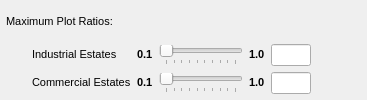
                   <widget class="QWidget" name="widget_15" native="true">
                    <property name="minimumSize">
                     <size>
                      <width>0</width>
                      <height>10</height>
                     </size>
                    </property>
                    <layout class="QGridLayout" name="gridLayout_15">
                     <property name="leftMargin">
                      <number>6</number>
                     </property>
                     <property name="topMargin">
                      <number>6</number>
                     </property>
                     <property name="rightMargin">
                      <number>6</number>
                     </property>
                     <property name="bottomMargin">
                      <number>6</number>
                     </property>
                     <item row="1" column="3">
                      <widget class="QSlider" name="plotratio_ind_slider">
                       <property name="minimum">
                        <number>10</number>
                       </property>
                       <property name="maximum">
                        <number>100</number>
                       </property>
                       <property name="orientation">
                        <enum>Qt::Horizontal</enum>
                       </property>
                       <property name="tickPosition">
                        <enum>QSlider::TicksBelow</enum>
                       </property>
                       <property name="tickInterval">
                        <number>10</number>
                       </property>
                      </widget>
                     </item>
                     <item row="1" column="5">
                      <widget class="QLineEdit" name="plotratio_ind_box">
                       <property name="maximumSize">
                        <size>
                         <width>40</width>
                         <height>16777215</height>
                        </size>
                       </property>
                      </widget>
                     </item>
                     <item row="1" column="0">
                      <spacer name="horizontalSpacer_23">
                       <property name="orientation">
                        <enum>Qt::Horizontal</enum>
                       </property>
                       <property name="sizeType">
                        <enum>QSizePolicy::Minimum</enum>
                       </property>
                       <property name="sizeHint" stdset="0">
                        <size>
                         <width>20</width>
                         <height>20</height>
                        </size>
                       </property>
                      </spacer>
                     </item>
                     <item row="1" column="7">
                      <spacer name="horizontalSpacer_22">
                       <property name="orientation">
                        <enum>Qt::Horizontal</enum>
                       </property>
                       <property name="sizeHint" stdset="0">
                        <size>
                         <width>50</width>
                         <height>20</height>
                        </size>
                       </property>
                      </spacer>
                     </item>
                     <item row="1" column="1">
                      <widget class="QLabel" name="plotratio_ind_lbl">
                       <property name="text">
                        <string>&lt;!DOCTYPE HTML PUBLIC &quot;-//W3C//DTD HTML 4.0//EN&quot; &quot;http://www.w3.org/TR/REC-html40/strict.dtd&quot;&gt;
&lt;html&gt;&lt;head&gt;&lt;meta name=&quot;qrichtext&quot; content=&quot;1&quot; /&gt;&lt;style type=&quot;text/css&quot;&gt;
p, li { white-space: pre-wrap; }
&lt;/style&gt;&lt;/head&gt;&lt;body style=&quot; font-family:'MS Shell Dlg 2'; font-size:8.25pt; font-weight:400; font-style:normal;&quot;&gt;
&lt;p style=&quot; margin-top:0px; margin-bottom:0px; margin-left:0px; margin-right:0px; -qt-block-indent:0; text-indent:0px;&quot;&gt;&lt;span style=&quot; font-size:8pt;&quot;&gt;Industrial Estates&lt;/span&gt;&lt;/p&gt;&lt;/body&gt;&lt;/html&gt;</string>
                       </property>
                      </widget>
                     </item>
                     <item row="1" column="2">
                      <widget class="QLabel" name="plotratio_ind_minlbl">
                       <property name="text">
                        <string>&lt;!DOCTYPE HTML PUBLIC &quot;-//W3C//DTD HTML 4.0//EN&quot; &quot;http://www.w3.org/TR/REC-html40/strict.dtd&quot;&gt;
&lt;html&gt;&lt;head&gt;&lt;meta name=&quot;qrichtext&quot; content=&quot;1&quot; /&gt;&lt;style type=&quot;text/css&quot;&gt;
p, li { white-space: pre-wrap; }
&lt;/style&gt;&lt;/head&gt;&lt;body style=&quot; font-family:'MS Shell Dlg 2'; font-size:8pt; font-weight:400; font-style:normal;&quot;&gt;
&lt;p style=&quot; margin-top:0px; margin-bottom:0px; margin-left:0px; margin-right:0px; -qt-block-indent:0; text-indent:0px;&quot;&gt;&lt;span style=&quot; font-weight:600;&quot;&gt;0.1&lt;/span&gt;&lt;/p&gt;&lt;/body&gt;&lt;/html&gt;</string>
                       </property>
                      </widget>
                     </item>
                     <item row="1" column="4">
                      <widget class="QLabel" name="plotratio_ind_maxlbl">
                       <property name="text">
                        <string>&lt;!DOCTYPE HTML PUBLIC &quot;-//W3C//DTD HTML 4.0//EN&quot; &quot;http://www.w3.org/TR/REC-html40/strict.dtd&quot;&gt;
&lt;html&gt;&lt;head&gt;&lt;meta name=&quot;qrichtext&quot; content=&quot;1&quot; /&gt;&lt;style type=&quot;text/css&quot;&gt;
p, li { white-space: pre-wrap; }
&lt;/style&gt;&lt;/head&gt;&lt;body style=&quot; font-family:'MS Shell Dlg 2'; font-size:8pt; font-weight:400; font-style:normal;&quot;&gt;
&lt;p style=&quot; margin-top:0px; margin-bottom:0px; margin-left:0px; margin-right:0px; -qt-block-indent:0; text-indent:0px;&quot;&gt;&lt;span style=&quot; font-weight:600;&quot;&gt;1.0&lt;/span&gt;&lt;/p&gt;&lt;/body&gt;&lt;/html&gt;</string>
                       </property>
                      </widget>
                     </item>
                     <item row="2" column="1">
                      <widget class="QLabel" name="plotratio_com_lbl">
                       <property name="text">
                        <string>&lt;!DOCTYPE HTML PUBLIC &quot;-//W3C//DTD HTML 4.0//EN&quot; &quot;http://www.w3.org/TR/REC-html40/strict.dtd&quot;&gt;
&lt;html&gt;&lt;head&gt;&lt;meta name=&quot;qrichtext&quot; content=&quot;1&quot; /&gt;&lt;style type=&quot;text/css&quot;&gt;
p, li { white-space: pre-wrap; }
&lt;/style&gt;&lt;/head&gt;&lt;body style=&quot; font-family:'MS Shell Dlg 2'; font-size:8.25pt; font-weight:400; font-style:normal;&quot;&gt;
&lt;p style=&quot; margin-top:0px; margin-bottom:0px; margin-left:0px; margin-right:0px; -qt-block-indent:0; text-indent:0px;&quot;&gt;&lt;span style=&quot; font-size:8pt;&quot;&gt;Commercial Estates&lt;/span&gt;&lt;/p&gt;&lt;/body&gt;&lt;/html&gt;</string>
                       </property>
                      </widget>
                     </item>
                     <item row="2" column="0">
                      <spacer name="horizontalSpacer_25">
                       <property name="orientation">
                        <enum>Qt::Horizontal</enum>
                       </property>
                       <property name="sizeType">
                        <enum>QSizePolicy::Minimum</enum>
                       </property>
                       <property name="sizeHint" stdset="0">
                        <size>
                         <width>20</width>
                         <height>20</height>
                        </size>
                       </property>
                      </spacer>
                     </item>
                     <item row="2" column="2">
                      <widget class="QLabel" name="plotratio_com_minlbl">
                       <property name="text">
                        <string>&lt;!DOCTYPE HTML PUBLIC &quot;-//W3C//DTD HTML 4.0//EN&quot; &quot;http://www.w3.org/TR/REC-html40/strict.dtd&quot;&gt;
&lt;html&gt;&lt;head&gt;&lt;meta name=&quot;qrichtext&quot; content=&quot;1&quot; /&gt;&lt;style type=&quot;text/css&quot;&gt;
p, li { white-space: pre-wrap; }
&lt;/style&gt;&lt;/head&gt;&lt;body style=&quot; font-family:'MS Shell Dlg 2'; font-size:8pt; font-weight:400; font-style:normal;&quot;&gt;
&lt;p style=&quot; margin-top:0px; margin-bottom:0px; margin-left:0px; margin-right:0px; -qt-block-indent:0; text-indent:0px;&quot;&gt;&lt;span style=&quot; font-weight:600;&quot;&gt;0.1&lt;/span&gt;&lt;/p&gt;&lt;/body&gt;&lt;/html&gt;</string>
                       </property>
                      </widget>
                     </item>
                     <item row="2" column="5">
                      <widget class="QLineEdit" name="plotratio_com_box">
                       <property name="maximumSize">
                        <size>
                         <width>40</width>
                         <height>16777215</height>
                        </size>
                       </property>
                      </widget>
                     </item>
                     <item row="2" column="3">
                      <widget class="QSlider" name="plotratio_com_slider">
                       <property name="minimum">
                        <number>10</number>
                       </property>
                       <property name="maximum">
                        <number>100</number>
                       </property>
                       <property name="orientation">
                        <enum>Qt::Horizontal</enum>
                       </property>
                       <property name="invertedAppearance">
                        <bool>false</bool>
                       </property>
                       <property name="invertedControls">
                        <bool>false</bool>
                       </property>
                       <property name="tickPosition">
                        <enum>QSlider::TicksBelow</enum>
                       </property>
                       <property name="tickInterval">
                        <number>10</number>
                       </property>
                      </widget>
                     </item>
                     <item row="2" column="4">
                      <widget class="QLabel" name="plotratio_com_maxlbl">
                       <property name="text">
                        <string>&lt;!DOCTYPE HTML PUBLIC &quot;-//W3C//DTD HTML 4.0//EN&quot; &quot;http://www.w3.org/TR/REC-html40/strict.dtd&quot;&gt;
&lt;html&gt;&lt;head&gt;&lt;meta name=&quot;qrichtext&quot; content=&quot;1&quot; /&gt;&lt;style type=&quot;text/css&quot;&gt;
p, li { white-space: pre-wrap; }
&lt;/style&gt;&lt;/head&gt;&lt;body style=&quot; font-family:'MS Shell Dlg 2'; font-size:8pt; font-weight:400; font-style:normal;&quot;&gt;
&lt;p style=&quot; margin-top:0px; margin-bottom:0px; margin-left:0px; margin-right:0px; -qt-block-indent:0; text-indent:0px;&quot;&gt;&lt;span style=&quot; font-weight:600;&quot;&gt;1.0&lt;/span&gt;&lt;/p&gt;&lt;/body&gt;&lt;/html&gt;</string>
                       </property>
                      </widget>
                     </item>
                     <item row="2" column="7">
                      <spacer name="horizontalSpacer_24">
                       <property name="orientation">
                        <enum>Qt::Horizontal</enum>
                       </property>
                       <property name="sizeHint" stdset="0">
                        <size>
                         <width>50</width>
                         <height>20</height>
                        </size>
                       </property>
                      </spacer>
                     </item>
                     <item row="0" column="0" colspan="3">
                      <widget class="QLabel" name="plotratio_lbl">
                       <property name="text">
                        <string>&lt;!DOCTYPE HTML PUBLIC &quot;-//W3C//DTD HTML 4.0//EN&quot; &quot;http://www.w3.org/TR/REC-html40/strict.dtd&quot;&gt;
&lt;html&gt;&lt;head&gt;&lt;meta name=&quot;qrichtext&quot; content=&quot;1&quot; /&gt;&lt;style type=&quot;text/css&quot;&gt;
p, li { white-space: pre-wrap; }
&lt;/style&gt;&lt;/head&gt;&lt;body style=&quot; font-family:'MS Shell Dlg 2'; font-size:8.25pt; font-weight:400; font-style:normal;&quot;&gt;
&lt;p style=&quot; margin-top:0px; margin-bottom:0px; margin-left:0px; margin-right:0px; -qt-block-indent:0; text-indent:0px;&quot;&gt;&lt;span style=&quot; font-size:8pt;&quot;&gt;Maximum Plot Ratios:&lt;/span&gt;&lt;/p&gt;&lt;/body&gt;&lt;/html&gt;</string>
                       </property>
                      </widget>
                     </item>
                    </layout>
                   </widget>
